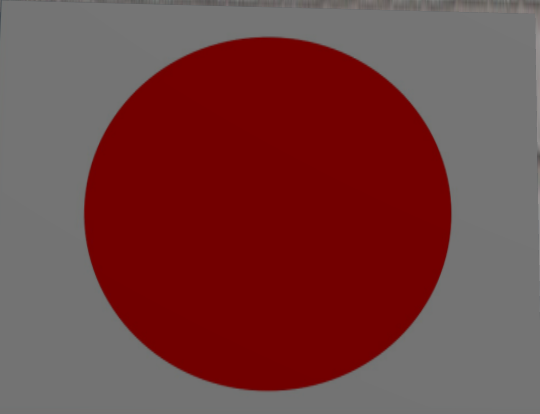
#> input picture src/red.png, 540 x 414 px
$ python test.py
#> lines starting #> are read from the running program, lines starting #| are printed output that depends on the picture; after the words box and inside, x2 and y2 are one past the last pixel; in counts of white or black regions, pixels touching at a corner belong together
import cv2
import numpy as np


image = cv2.imread("red.png", 1)
#> image is the input picture: shape (414, 540, 3); mean B, G, R 62.9, 63, 115.5
cv2.imshow("test", image)

hsv_green_lower = np.array([0, 100, 20])
hsv_green_upper = np.array([10 , 255, 255])

hsv_image = cv2.cvtColor(image, cv2.COLOR_BGR2HSV)
#> hsv_image: shape (414, 540, 3); mean H, S, V 3.6, 116.7, 115.5
mask_green = cv2.inRange(hsv_image, hsv_green_lower, hsv_green_upper)
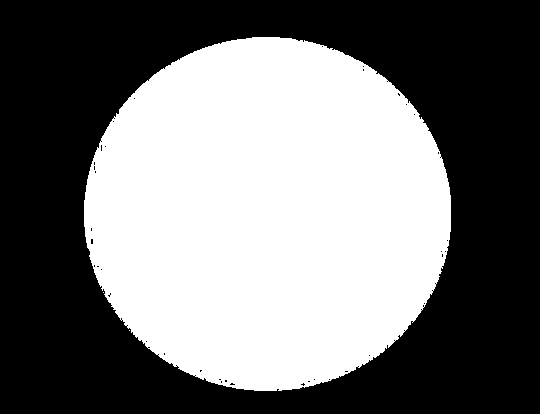
#> mask_green: shape (414, 540); 45.6% white; 3 white regions (2 under 20 px), largest, box (x1, y1, x2, y2) and area: (84, 37, 451, 391) 101903

hsv_img_mask_green = cv2.bitwise_and(image, image, mask=mask_green)
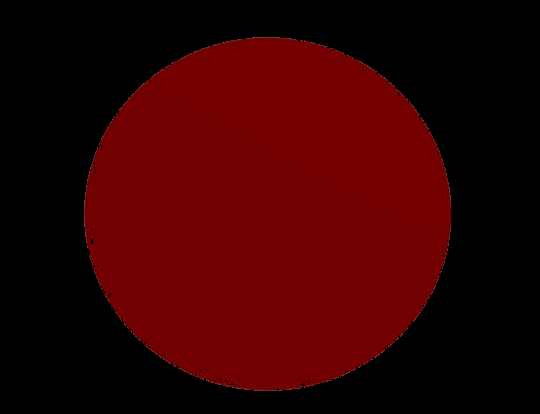
#> hsv_img_mask_green: shape (414, 540, 3); mean B, G, R 0.2, 0.2, 52.4

img_green_contour = cv2.cvtColor(hsv_img_mask_green, cv2.COLOR_BGR2GRAY)
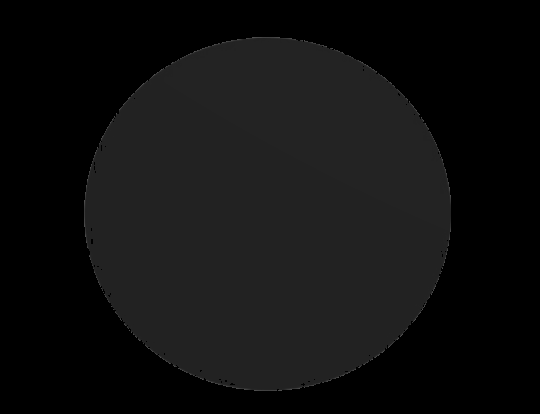
#> img_green_contour: shape (414, 540); min 0, max 83, mean 15.7
ret, thresh = cv2.threshold(img_green_contour, 50, 255, 0)
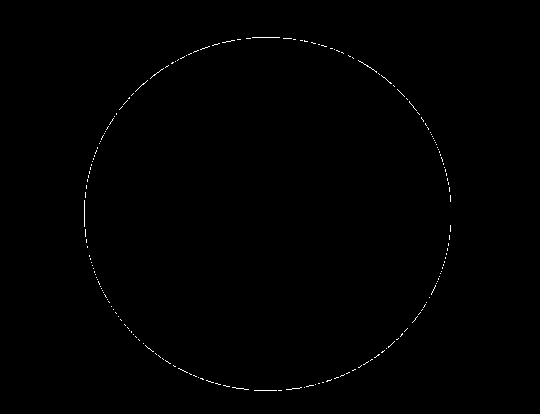
#> thresh: shape (414, 540); 0.33% white in thin lines or dots, all inside (x1, y1, x2, y2) = (84, 37, 451, 391)
greencontours, gHierarchy = cv2.findContours(img_green_contour, cv2.RETR_LIST, cv2.CHAIN_APPROX_SIMPLE)
#> greencontours = 59 contours, 58 with area under 20; largest, box (x1, y1, x2, y2) and area: (84, 37, 451, 391) 101458; gHierarchy = 59 rows, first 6: [1, -1, -1, -1], [2, 0, -1, -1], [3, 1, -1, -1], [4, 2, -1, -1], [5, 3, -1, -1], [6, 4, -1, -1]

print("1")
if len(greencontours)>0:

    # There are a few different methods for identifying which contour is the biggest
    # Loop through the list and keep track of which contour is biggest or
    # Use the max() method to find the largest contour
    c = max(greencontours, key=cv2.contourArea)
#> c = contour of 645 points, box (x1, y1, x2, y2) (84, 37, 451, 391), area 101458

    M = cv2.moments(c)
#> M = moments, m00 101458, centre m10/m00, m01/m00 = (267.3, 213.5)
    cx, cy = int(M['m10']/M['m00']), int(M['m01']/M['m00'])
#> cx = 267; cy = 213

    #Check if the area of the shape you want is big enough to be considered
    # If it is then change the flag for that colour to be True(1)
    if cv2.contourArea(c) > 500: #<What do you think is a suitable area?>:
        # Alter the value of the flag
        (cx, cy), radius = cv2.minEnclosingCircle(c)
#> cx = 267.2; radius = 183.7
        radius = int(radius)
#> radius = 183
        cv2.circle(image,(int(cx),int(cy)),radius,(0, 0, 255),2)
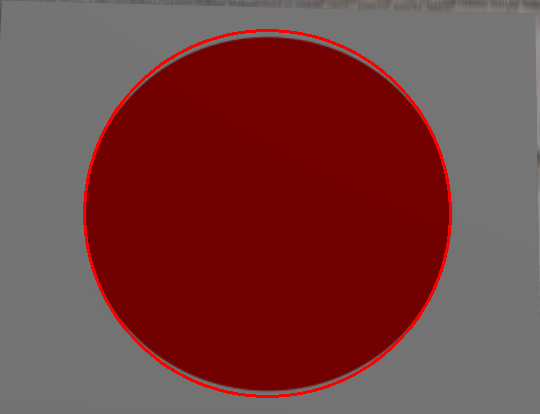
#> image: shape (414, 540, 3); 1.55% of pixels changed, all inside (x1, y1, x2, y2) = (83, 29, 452, 398)


cv2.imshow("mask", mask_green)
cv2.imshow("mask", hsv_img_mask_green)

cv2.imshow("mask", image)
cv2.waitKey(0)
